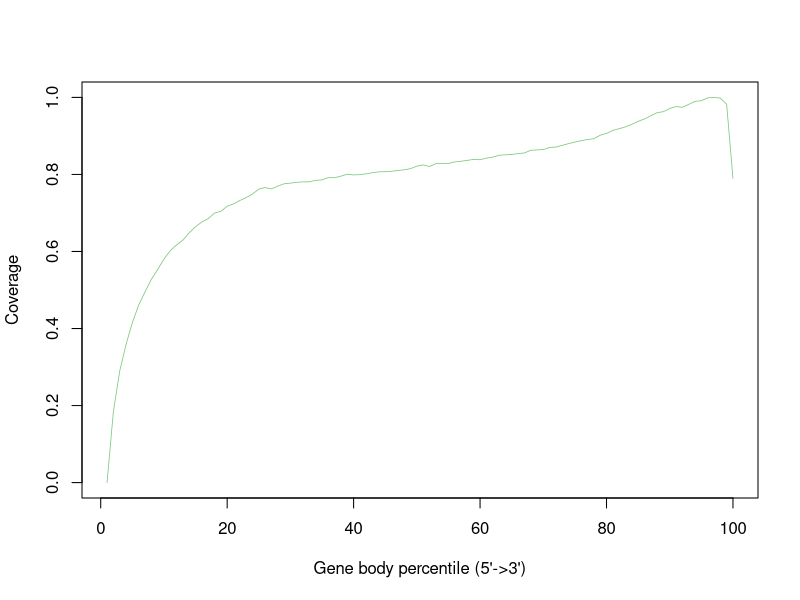

This figure's R source:
EP1_WT_ROs_D45_sorted <- c(0.0,0.1839773006392429,0.2892377895582957,0.35819782838761205,0.4148897989725579,0.46088634093066544,0.49473278509017016,0.5275006598295022,0.5531484644779628,0.5802441959623542,0.6021678203348113,0.6173073472541184,0.6294401601554023,0.6485193769215402,0.6644193167349556,0.6766681795378607,0.685194496570419,0.6997818057536316,0.7040824761747304,0.7174825621742456,0.7235058381068731,0.732334742999116,0.7400028628366576,0.7489186008419093,0.7621042805619153,0.7659419363931307,0.762482137407088,0.7695635923018216,0.7757636808838556,0.7774504498588625,0.779519979196012,0.7807250184913668,0.7808518561303217,0.7847937525597891,0.7857841403997862,0.7918563289141884,0.7914023041054165,0.7956863434314592,0.8005954585832408,0.7987227645897916,0.7995913817583693,0.8017083934848441,0.8045235434399095,0.8068137719033462,0.8070197604787238,0.8083581345730187,0.8102805175384296,0.8121024601312402,0.8150777099153731,0.821434792765727,0.8248160946176096,0.8205684639050685,0.8279948812186351,0.8288751033773749,0.8286055325319542,0.8325812223658726,0.8342484181356412,0.836549066572639,0.8391544685893166,0.8382238219310696,0.8422375957467875,0.844995088514815,0.8497964897438244,0.851056244116035,0.8517606751914036,0.8543205562255439,0.8556899042020321,0.8626838721814942,0.8636313542480046,0.864624520747618,0.8700067844243543,0.8710556058415762,0.8756179606183024,0.880034926116871,0.8841110563233896,0.8877499154041166,0.8905553400505251,0.8929303176322584,0.9018221509922818,0.9065833025194965,0.9142108048914707,0.9188599110559229,0.9235410126686039,0.9301412282353824,0.9379419473443186,0.9438918748356044,0.9524255062809762,0.9603419892530436,0.96296063076554,0.971130380389103,0.9763789006404852,0.9742701023049349,0.9819823129325642,0.9896905190213349,0.9914076080762723,0.9988134306185652,1.0,0.9982035148327915,0.9821397158272983,0.7896553035969626)


pdf("/users/sparthib/retina_lrs/plots/gene_body_percentile/EP1-WT_ROs_D45.geneBodyCoverage.curves.pdf")
x=1:100
icolor = colorRampPalette(c("#7fc97f","#beaed4","#fdc086","#ffff99","#386cb0","#f0027f"))(1)
plot(x,EP1_WT_ROs_D45_sorted,type='l',xlab="Gene body percentile (5'->3')", ylab="Coverage",lwd=0.8,col=icolor[1])
dev.off()
